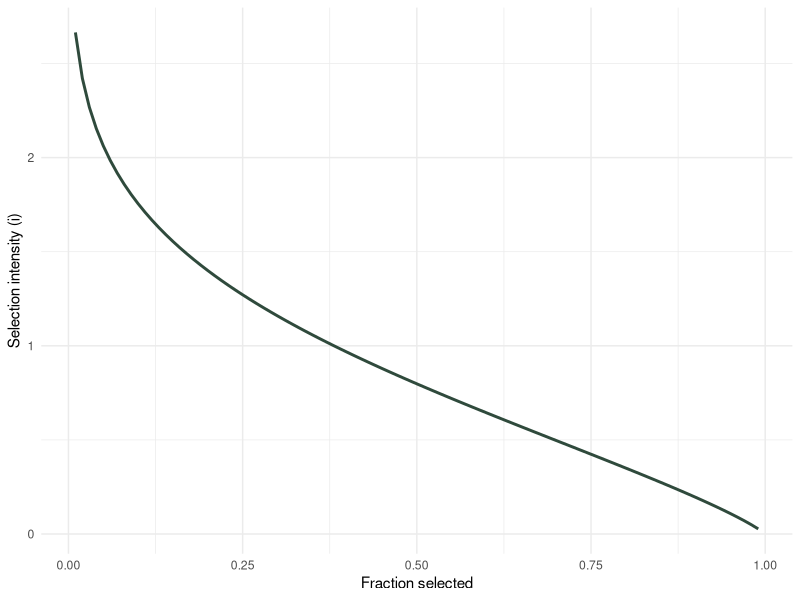

Reproduce this figure in R.
## ---- chunk 1
library(ggplot2)

selected_fraction <- seq(0.01, 0.99, by = 0.01)
z <- qnorm(1 - selected_fraction)
intensity <- dnorm(z) / selected_fraction

df <- data.frame(selected_fraction = selected_fraction, intensity = intensity)

ggplot(df, aes(x = selected_fraction, y = intensity)) +
  geom_line(linewidth = 1, color = "#2f4a3c") +
  labs(x = "Fraction selected", y = "Selection intensity (i)") +
  theme_minimal()
